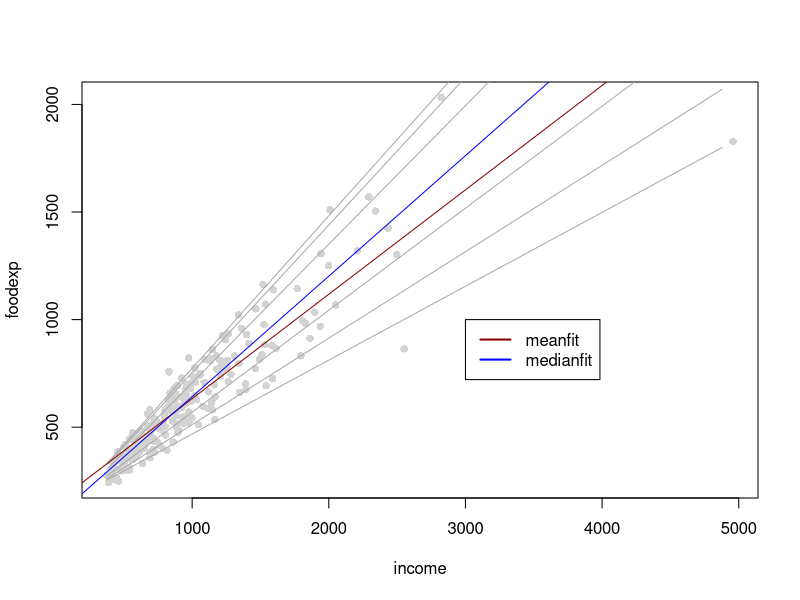
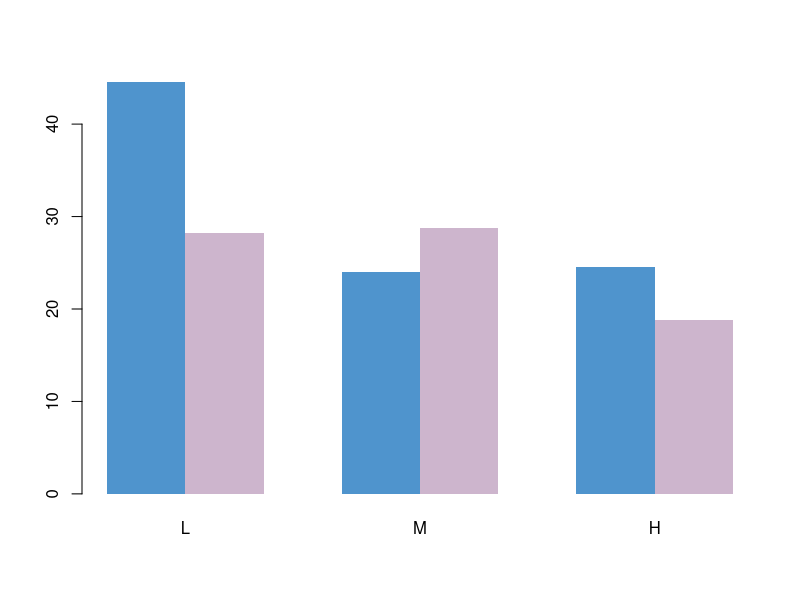

Reproduce these figures in R, in order. (Note: this script raises an error after producing the figures.)

#Computing Robust Statistics for bivariate associations ----------------------

install.packages('quantreg')
library(quantreg)

#will be doing quantile regression

data(engel)

attach(engel)
#attach allows shortcut references to data set columns

plot(income,
     foodexp,
     cex=.5)

points(income,
       foodexp,
       pch=16,
       col='lightgray')


taus<- c(.05,.1,.25,.75,.9,.95)
#quantiles

xx<- seq(min(income),max(income),100) #X values
f<- coef(rq((foodexp)~(income),tau=taus)) #coefficients
yy<-cbind(1,xx)%*%f #y values

for(i in 1:length(taus)){ # for each quantile value
  lines(xx,yy[,i], col='darkgray')     #draw regression line
}

abline(lm(foodexp ~ income), #Standard LS regression
       col='darkred',
       lwd=1)

abline(rq(foodexp ~ income),   #Median regression - much less affected by outlier
       col= 'blue',
       lwd =1)

legend(3000,1000,
       c('meanfit','medianfit'),
       col= c('darkred','blue'),
       lty=1,
       lwd=2)

detach(engel)


x<- c(31,57)
n<- c(72,96)

prop.test(x,n)



#CHAPTER 8: Charts for 3+ Variables #############

#Creating clustered bar chart for frequencies #######################

#load warpbreaks data
str(warpbreaks)

data<- tapply(warpbreaks$breaks,
              list(warpbreaks$wool, warpbreaks$tension),mean)   
#creates a 2x3 matrix 


barplot(data,
        beside=TRUE,
        col=c('steelblue3','thistle3'),
        bor=NA)


# for legend, locator(1) is interactive and lets you click where you want to put the legend.
#run this code and then click on plot to place legend.
legend(locator(1),
       rownames(data),
       fill=c('steelblue3','thistle3'))


#Creating scatterplots for grouped data ####################

str(iris)
install.packages('car')
library(car)



#single scatterplot with groups marked
#fxn can be called with sp or scatterplot
#chart width as a function of length, broken down by species#
sp(Sepal.Width ~ Sepal.Length | Species,
   data = iris,
   main = 'Iris Data',
   labels = row.names(iris))

#good way to show x,y relationship for 3 different groups on THE SAME SCATTER PLOT




#Creating a scatterplot Matrix #############################

data(iris)
str(iris)

attach(iris)

pairs(iris[1:4])
#chart first 4 variables - these are the quantitative variables

#Modified scatterplot matrices

#create palette with RColorBrewer

require('RColorBrewer')
display.brewer.pal(3,'Pastel1')
#displays colors which will be used


#put histograms on the diangol (see 'pairs' for help)
panel.hist<- function(x,...)
{
  usr<- par('usr');on.exit(par(usr))
  par(usr = c(usr[1:2],0,1.5))
  h<- hist(x,plot=FALSE)
  breaks<- h$breaks;nB<- length(breaks)
  y<- h$counts; y<- y/max(y)
  rect(breaks[-nB],0,breaks[-1],y, ...)
  #removed col = cyan from code block
}

pairs(iris[1:4],
      panel= panel.smooth,
      diag.panel = panel.hist,
      pch=16,
      col= brewer.pal(3,'Pastel1')[unclass(iris$Species)]) # this tells it to color according to the species
#looks much better


#similar with 'car' package
#gives kernel density and rugplot for each variable

library(car)
scatterplotMatrix(~Petal.Length + Petal.Width + Sepal.Length + Sepal.Width | Species,
                  data = iris,
                  col = brewer.pal(3,'Dark2'))


#CREATING 3d Scatterplots #########################

#spinning 3d scatterplot
#install and load rgl package
#however this is not compatible with R studio.


#CHAPTER 9: COMPUTING A MULTIPLE REGRESSION ######################


data(USJudgeRatings)

head(USJudgeRatings)

#FIRST IS OUTCOME VARIABLE, and then predictor variables after tilde
reg1<- lm(RTEN ~ CONT + INTG + DMNR+DILG+CFMG+DECI+PREP+FAMI+ORAL+WRIT+PHYS,
          data = USJudgeRatings)

reg1 # gives coeeficients only, join function
#negative coefficient in multiple regression may have a positive association if we tested it individually
#notice the coeficents change
lm(RTEN ~ CFMG + DILG, data = USJudgeRatings)

summary(reg1)
#gives p values with it
#adjusted R squared of .98, if we know the judges scores on these 11,  
#we can predict ninety eight or ninety nine percent of the variants on worthy of retention.
#The F-statistic, highly significant, so we have very, very, very good prediction from this model
  #f stat is calculated by dividing SSBetween (diff between)/SSW (diff within groups). Large number means variation 
  #between groups is due more to difference between groups
  #need to use f-table to find CRITICAL F VALUE. IF F-Value > Critical Value, then SIGNIFICANT
# t-test for single variable, f-test for group of variables


#more detailed summaries
anova(reg1)

#possibility of stepwise variables selection
# (backwards and forwards); exercise caution!

#backwards stepwise regression
regb<- step(reg1,
            direction = 'backward',
            trace= 0) # dont print every step


summary(regb)


#forward stepwise regression
#start with model with constant and add variables


#COMPARING MEANS WITH 2-FACTOR ANOVA ###############
#allows you to use is two categorical predictor variables in a single quantitative outcome

data(warpbreaks)
head(warpbreaks)

#model with interaction
aov1<- aov(breaks ~
             wool + tension + wool:tension,
           # or: wool*tension (interaction of the two)
           data = warpbreaks)

summary(aov1)
model.tables(aov1,type='means')


TukeyHSD(aov1)



#CLUSTER ANALYSIS (KMEANS & HIERARCHICAL ANALYSES) ################

data(mtcars)
head(mtcars)

mtcars1<- mtcars[,c(1:4,6:7,9:11)]
#take a couple columns out

#three major kinds of clustering:
#   1- split into set number of clusters (kmeans)
#   2- hierarchical: start separate and combine
#   3- Dividing: start with single group and split

#we'll use hierarchical method
#Need distance matrix (dissimilarity Matrix)
#   eg. based on all of the variables in the dataset, miles per gallon and so on, 
#   you need to figure out how similar. Or how different each of the cars is from each of the cases. 

d<- dist(mtcars)

c<- hclust(d)
# use distance matrix for clustering , hclust = hier clust

plot(c)

#put observations in groups
#need to specify height = h or groups = k
g3<- cutree(c,k=3)


#or do several levels of groups at once
#'gm' = 'groups/multiple'
# shows which cluster each falls into, depending on k value
gm<- cutree(c,k=2:5) 
gm

#draw boxes around clusters
rect.hclust(c,k=3,border='tomato1')
rect.hclust(c,k=4,border='yellow')


#k-means clustering
km<- kmeans(mtcars1,3)
km

require(cluster)

clusplot(mtcars1,
          km$cluster,
          color=TRUE,
          lines=3,
          labels=2)

